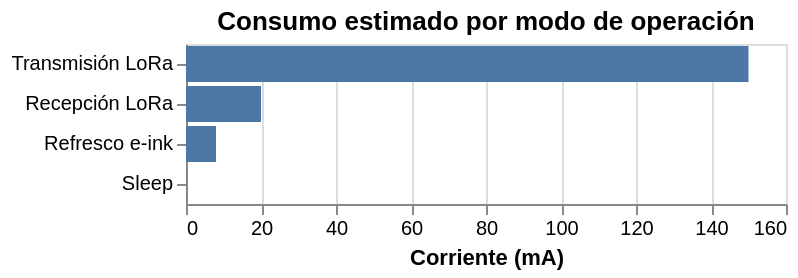

Vega-Lite specification for this chart:
### Vega-Lite specification from a JSON file in a GitHub repository (floating-point values rounded to 4 significant figures)
{"$schema": "https://vega.github.io/schema/vega-lite/v5.json", "description": "Consumo estimado por modo de operación (valores ilustrativos).", "title": "Consumo estimado por modo de operación", "data": {"values": [{"modo": "Transmisión LoRa", "mA": 150}, {"modo": "Recepción LoRa", "mA": 20}, {"modo": "Refresco e-ink", "mA": 8}, {"modo": "Sleep", "mA": 0.05}]}, "mark": "bar", "encoding": {"y": {"field": "modo", "type": "nominal", "sort": "-x", "title": null}, "x": {"field": "mA", "type": "quantitative", "title": "Corriente (mA)"}}}
